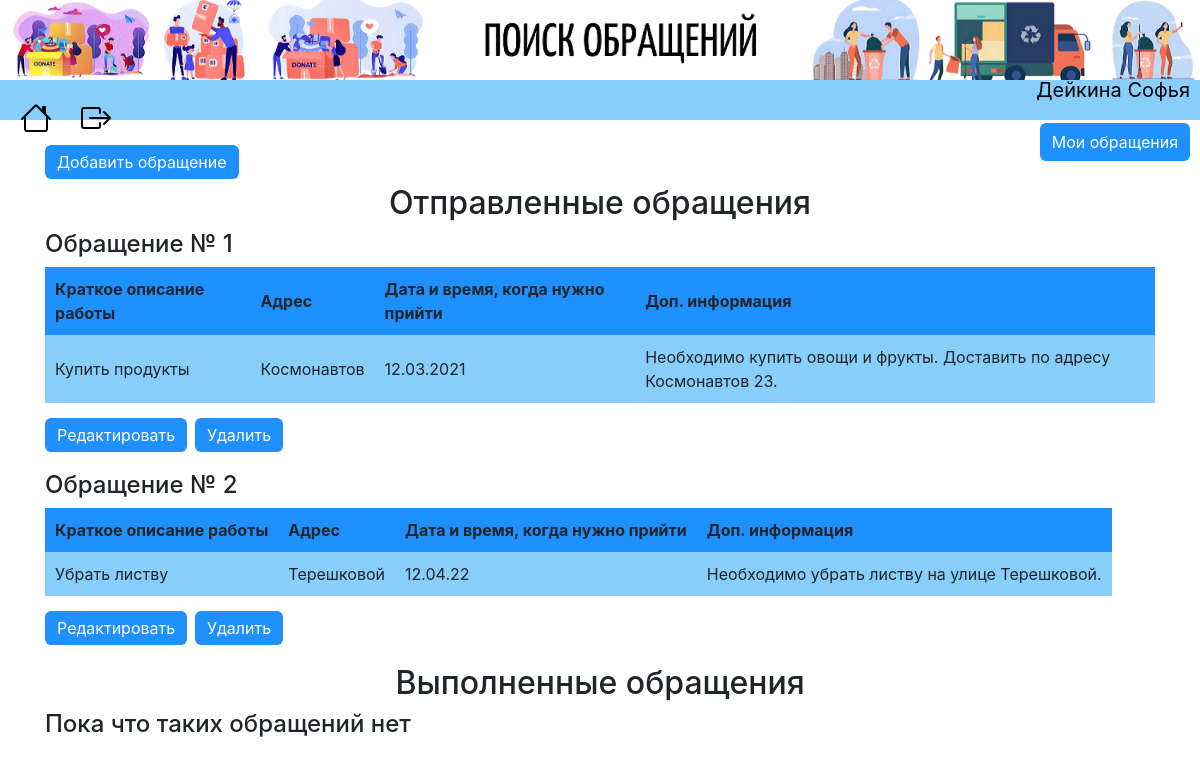
The app's page /myjobs (signed in) with its own data.
### data/users.py (models this page shows, shortened)
class User(SqlAlchemyBase, UserMixin):
    __tablename__ = 'users'
    id = sqlalchemy.Column(sqlalchemy.Integer, primary_key=True, autoincrement=True)
    surname = sqlalchemy.Column(sqlalchemy.String, nullable=True)
    name = sqlalchemy.Column(sqlalchemy.String, nullable=True)
    employment = sqlalchemy.Column(sqlalchemy.String, nullable=True)
    email = sqlalchemy.Column(sqlalchemy.String, index=True, unique=True, nullable=True)
    hashed_password = sqlalchemy.Column(sqlalchemy.String, nullable=True)
    info = sqlalchemy.Column(sqlalchemy.String, nullable=True)
    job = orm.relation("Jobs", back_populates='user')

### data/jobs.py (models this page shows)
class Jobs(SqlAlchemyBase):
    __tablename__ = 'jobs'
    id = sqlalchemy.Column(sqlalchemy.Integer,
                           primary_key=True, autoincrement=True)
    employer = sqlalchemy.Column(sqlalchemy.Integer, sqlalchemy.ForeignKey("users.id"))
    description = sqlalchemy.Column(sqlalchemy.String)
    address = sqlalchemy.Column(sqlalchemy.String)
    info = sqlalchemy.Column(sqlalchemy.String, nullable=True)
    date = sqlalchemy.Column(sqlalchemy.String)
    coords = sqlalchemy.Column(sqlalchemy.String)
    is_finished = sqlalchemy.Column(sqlalchemy.Boolean, default=False)
    employee = sqlalchemy.Column(sqlalchemy.Integer, default=0)
    user = orm.relation('User')

### data/jobs_api.py (the view)
@blueprint.route("/myjobs")
def myjobs():
    session = db_session.create_session()
    jobs = session.query(Jobs).filter(Jobs.employer == current_user.id, Jobs.is_finished == False).all()
    sp = session.query(User).all()
    users = {}
    for user in sp:
        users[user.id] = user
    jobs_done = session.query(Jobs).filter(Jobs.employer == current_user.id, Jobs.is_finished == True).all()
    return render_template("my_jobs.html", jobs=jobs, users=users, jobs_done=jobs_done, title='Добро начинается с тебя')

### data/db_session.py (called while the page is built)
def create_session() -> Session:
    global __factory
    return __factory()

### main.py (called while the page is built)
def main():
    db_session.global_init("db/jobs.db")
    @login_manager.user_loader
    def load_user(user_id):
        session = db_session.create_session()
        return session.query(User).get(user_id)
    app.register_blueprint(jobs_api.blueprint)
    app.register_blueprint(user_api.blueprint)
    @app.errorhandler(404)
    def not_found(error):
        return make_response(jsonify({'error': 'Not found'}), 404)
    app.run()

### templates/my_jobs.html (shortened to what this page needs)
{% extends "base.html" %}
{% block content %}
{% if current_user.is_authenticated and current_user.employment == 'Заказчик' %}
<div class="add-job-btn"><a href="addjob">Добавить обращение</a></div>
<h2 align="center">Отправленные обращения</h2>
{% for item in jobs%}
<h4>Обращение № {{ item.id }}</h4>
<table class="myjobs-table">
    <tr>
        <th>Краткое описание работы</th>
        <th>Адрес</th>
        <th>Дата и время, когда нужно прийти</th>
        <th>Доп. информация</th>
    </tr>
    <tr>
        <td>{{ item.description }}</td>
        <td>{{ item.address }}</td>
        <td>{{ item.date }}</td>
        <td>{{ item.info }}</td>
    </tr>
</table>
<div class="edit-job-btn"><a href="/addjob/{{ item.id }}">Редактировать</a></div>
<div class="delete-job-btn"><a href="/job_delete/{{ item.id }}">Удалить</a></div>
{% endfor %}
<h2 align="center">Выполненные обращения</h2>
{% if jobs_done == [] %}
<h4>Пока что таких обращений нет</h4>
{% endif %}
{% endif %}
{% endblock %}

### templates/base.html (shortened to what this page needs)
<!doctype html>
<html lang="en">
<head>
    <link rel="stylesheet" type="text/css" href="/static/css/style.css"/>
    <link rel="stylesheet"
          href="https://stackpath.bootstrapcdn.com/bootstrap/4.4.1/css/bootstrap.min.css"
>
</head>
<body>
<div class="menu">
    <img src="{{ url_for('static', filename='img/Поиск обращений.png') }}" class="img-responsive">
    <nav class="navbar">
        <a class="home" href="/">
        </a>
        {% if current_user.is_authenticated %}
        <a class="exit" href="/logout">
        </a>
        {% if current_user.is_authenticated and current_user.employment == 'Заказчик' %}
        <div class="my_orders">
            <a href="/myjobs">Мои обращения</a>
        </div>
        {% endif %}
        {% else %}
        <p>
        <div class="register"><a href="/register">Регистрация</a></div>
        <div class="login"><a href="/login">Вход</a></div>
        </p>
        {% endif %}
        <p class="username">{{ current_user.surname }} {{ current_user.name }}</p>
    </nav>
</div>
<main role="main" class="container">
    {% block content %}{% endblock %}
</main>
</body>
</html>

### static/css/style.css (style rules this page uses)
.menu { background: #87CEFA; height: 120px; }
.home { position: absolute; left: 20px; margin-top: 60px; color: #000000; }
.exit { position: absolute; left: 80px; margin-top: 60px; color: #000000; }
.my_orders a { position: absolute; right: 10px; margin-top: 35px; background-color: #1E90FF; color: #fff; border-radius: 6px; padding: 7px 12px 7px 12px; }
.username { position: absolute; margin-top: 20px; font-size: 20px; right: 10px; color: #000000; }
.edit-job-btn a { background-color: #1E90FF; border: none; color: #fff; border-radius: 6px; padding: 7px 12px 7px 12px; }
.delete-job-btn a { position: relative; left: 150px; top: -24px; background-color: #1E90FF; border: none; color: #fff; border-radius: 6px; padding: 7px 12px 7px 12px; }
.myjobs-table tr th { background-color: #1E90FF; padding: 10px; }
.myjobs-table tr td { background-color: #87CEFA; padding: 10px; }
.myjobs-table { margin-bottom: 20px; }
.add-job-btn { margin: 30px 0 10px 0; }
.add-job-btn a { background-color: #1E90FF; border: none; color: #fff; border-radius: 6px; padding: 7px 12px 7px 12px; }
.img-responsive { max-width: 100%;; height: auto; }

### records on screen
User: surname "Дейкина", name "Софья"
Jobs: id "1", description "Купить продукты", address "Космонавтов", date "12.03.2021", info "Необходимо купить овощи и фрукты. Доставить по адресу Космонавтов 23."
Jobs: id "2", description "Убрать листву", address "Терешковой", date "12.04.22", info "Необходимо убрать листву на улице Терешковой."
